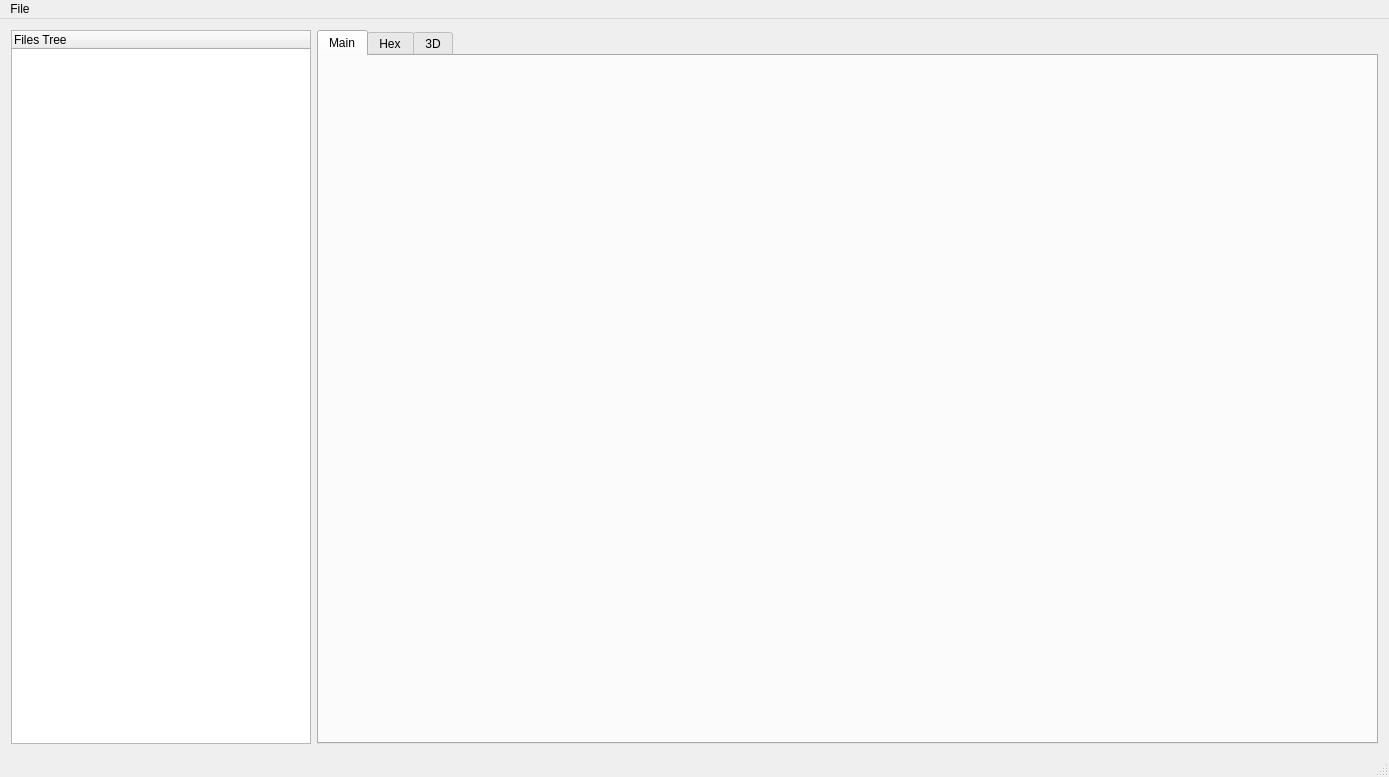
<?xml version="1.0" encoding="UTF-8"?>
<ui version="4.0">
 <class>MainWindowClass</class>
 <widget class="QMainWindow" name="MainWindowClass">
  <property name="geometry">
   <rect>
    <x>0</x>
    <y>0</y>
    <width>1385</width>
    <height>777</height>
   </rect>
  </property>
  <property name="windowTitle">
   <string>Unreal Explorer Ultimate</string>
  </property>
  <widget class="QWidget" name="centralWidget">
   <layout class="QGridLayout" name="gridLayout">
    <item row="0" column="0">
     <widget class="QTreeWidget" name="treeWidget">
      <property name="minimumSize">
       <size>
        <width>300</width>
        <height>100</height>
       </size>
      </property>
      <property name="maximumSize">
       <size>
        <width>300</width>
        <height>16777215</height>
       </size>
      </property>
      <column>
       <property name="text">
        <string>Files Tree</string>
       </property>
      </column>
     </widget>
    </item>
    <item row="0" column="1">
     <widget class="QTabWidget" name="tabWidget">
      <property name="minimumSize">
       <size>
        <width>1061</width>
        <height>699</height>
       </size>
      </property>
      <property name="maximumSize">
       <size>
        <width>1920</width>
        <height>1024</height>
       </size>
      </property>
      <property name="currentIndex">
       <number>0</number>
      </property>
      <widget class="QWidget" name="tabMain">
       <attribute name="title">
        <string>Main</string>
       </attribute>
      </widget>
      <widget class="QWidget" name="tabHexView">
       <attribute name="title">
        <string>Hex</string>
       </attribute>
      </widget>
      <widget class="QWidget" name="tab3DView">
       <attribute name="title">
        <string>3D</string>
       </attribute>
      </widget>
     </widget>
    </item>
   </layout>
  </widget>
  <widget class="QMenuBar" name="menuBar">
   <property name="geometry">
    <rect>
     <x>0</x>
     <y>0</y>
     <width>1385</width>
     <height>21</height>
    </rect>
   </property>
   <widget class="QMenu" name="menuFile">
    <property name="title">
     <string>File</string>
    </property>
    <addaction name="actionLoad_Single_UPak"/>
    <addaction name="actionLoad_Folder_UPak"/>
    <addaction name="actionLoad_Single_UAsset"/>
    <addaction name="actionLoad_Folder_UAsset"/>
    <addaction name="actionExit"/>
   </widget>
   <addaction name="menuFile"/>
  </widget>
  <widget class="QStatusBar" name="statusBar"/>
  <action name="actionLoad_Single_UPak">
   <property name="text">
    <string>Load Single UPak</string>
   </property>
  </action>
  <action name="actionLoad_Folder_UPak">
   <property name="text">
    <string>Load Folder UPak</string>
   </property>
  </action>
  <action name="actionLoad_Single_UAsset">
   <property name="text">
    <string>Load Single UAsset</string>
   </property>
  </action>
  <action name="actionLoad_Folder_UAsset">
   <property name="text">
    <string>Load Folder UAsset</string>
   </property>
  </action>
  <action name="actionExit">
   <property name="text">
    <string>Exit</string>
   </property>
  </action>
 </widget>
 <layoutdefault spacing="6" margin="11"/>
 <resources>
  <include location="../../../../Content/Editor/Resources/MainWindow.qrc"/>
 </resources>
 <connections/>
</ui>
